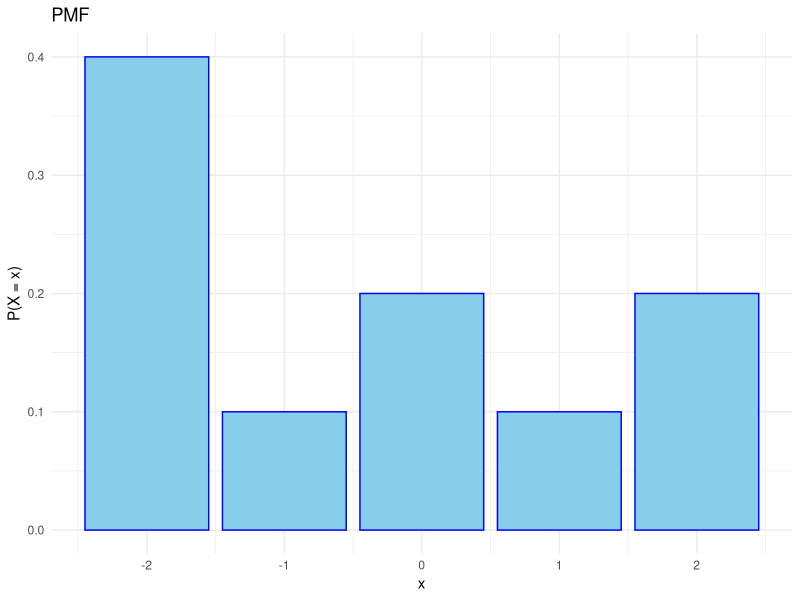
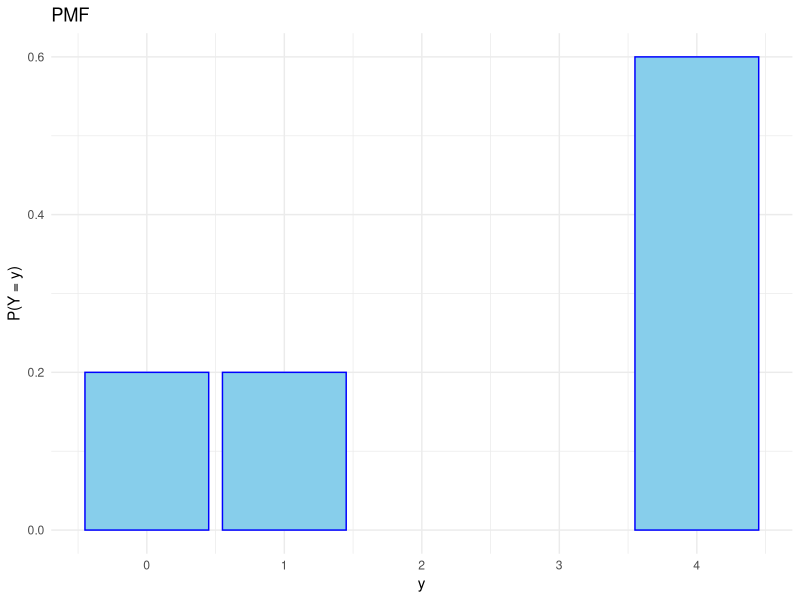
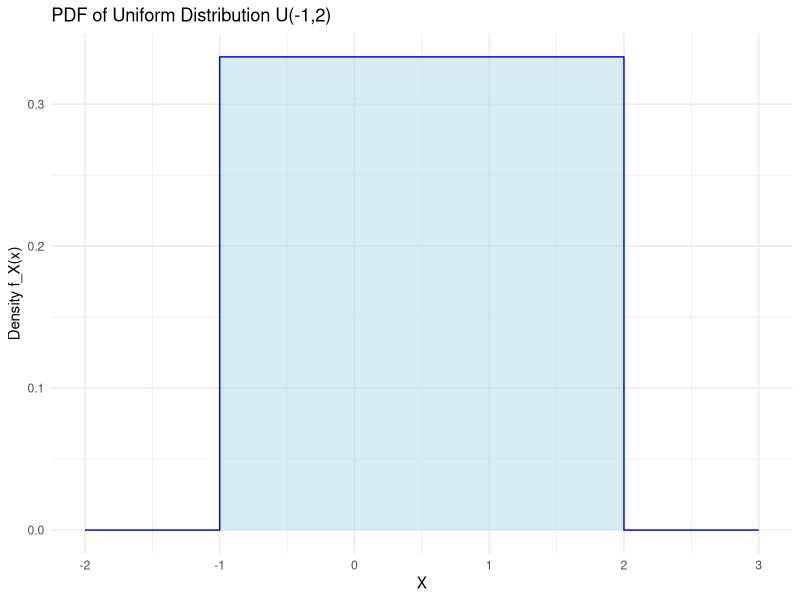
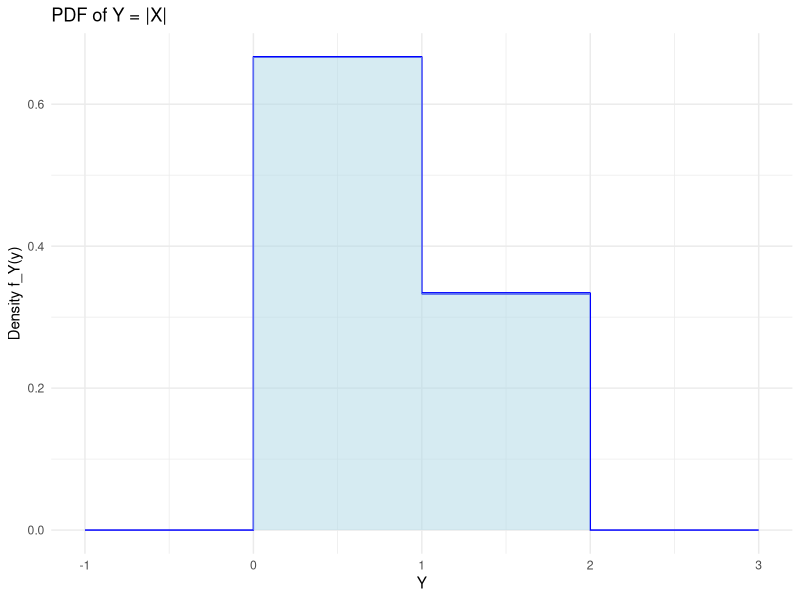
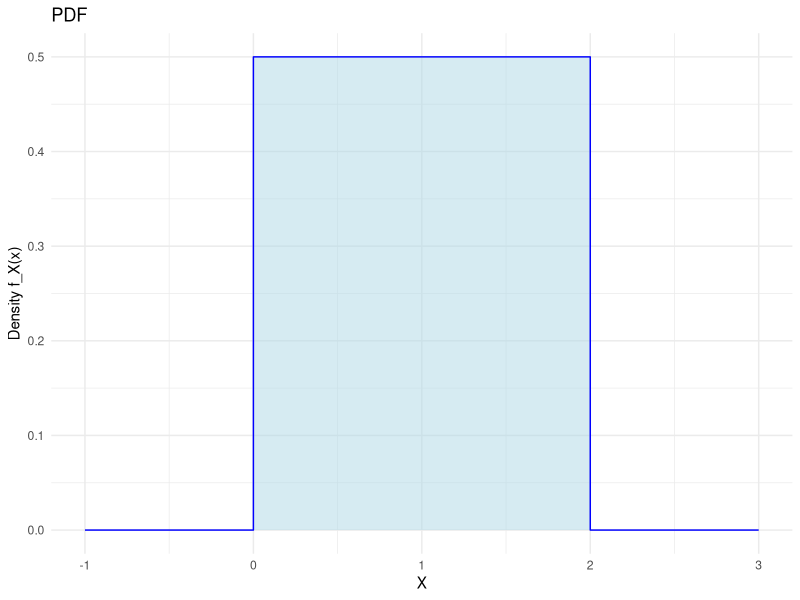
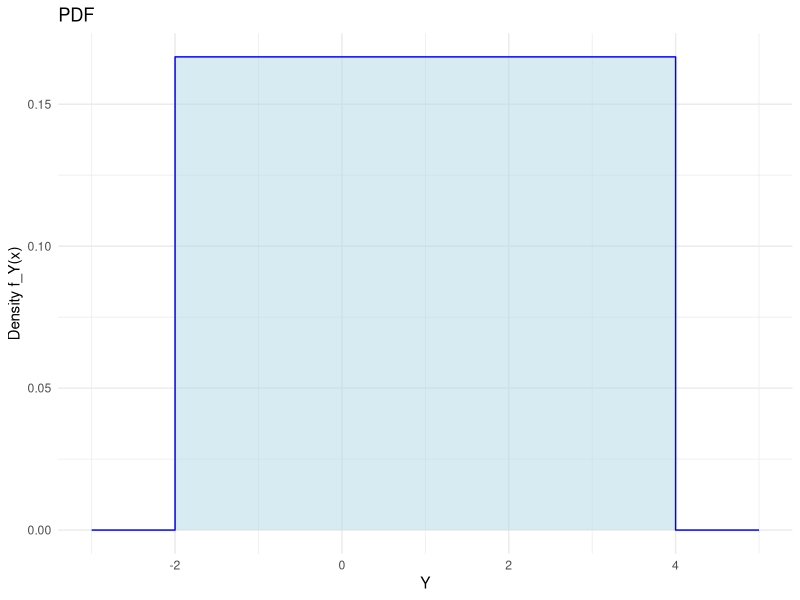

These figures' R source, in order:
## ---- chunk 1
library(ggplot2)

data <- data.frame(
  x = c(-2, -1, 0, 1, 2),
  f_X = c(0.4, 0.1, 0.2, 0.1, 0.2)
)

ggplot(data, aes(x = x, y = f_X)) +
  geom_col(fill = "skyblue", color = "blue") +
  labs(title = "PMF",
       x = "x",
       y = "P(X = x)") +
  theme_minimal()
## ---- chunk 2
y <- data$x**2
f_Y <- data$f_X

data <- aggregate(f_Y, by = list(y), FUN = sum)
colnames(data) <- c("y", "f_Y")
knitr::kable(data)

ggplot(data, aes(x = y, y = f_Y)) +
  geom_col(fill = "skyblue", color = "blue") +
  labs(title = "PMF",
       x = "y",
       y = "P(Y = y)") +
  theme_minimal()
## ---- chunk 3
# Create a data frame for step plot
df <- data.frame(
  x = c(-2, -1, -1, 2, 2, 3),  # Support region
  fx = c(0, 0, 1 / 3, 1 / 3, 0, 0)  # Step function shape
)

# Plot using ggplot2 with geom_step and filled area
ggplot() +
  # Fill the area under the curve
  geom_ribbon(data = df, aes(x = x, ymin = 0, ymax = fx), fill = "lightblue", alpha = 0.5) +
  # Step function for PDF
  geom_step(data = df, aes(x, fx), color = "blue") +
  labs(title = "PDF of Uniform Distribution U(-1,2)",
       x = "X",
       y = "Density f_X(x)") +
  theme_minimal()

# Create a data frame with piecewise segments
df <- data.frame(
  x = c(-1, 0, 0, 1, 1, 2, 2, 3),  # x-values for step changes
  fx = c(0, 0, 2/3, 2/3, 1/3, 1/3, 0, 0)  # Corresponding f_Y(y) values
)

# Plot using ggplot2 with geom_step
ggplot(df, aes(x, fx)) +
  geom_step(direction = "hv", color = "blue") +  # Step function
  geom_segment(aes(x = 0, xend = 1, y = 2/3, yend = 2/3), color = "blue") +  # First constant part
  geom_segment(aes(x = 1, xend = 2, y = 1/3, yend = 1/3), color = "blue") +  # Second constant part
  labs(title = "PDF of Y = |X|", x = "Y", y = "Density f_Y(y)") +
  geom_ribbon(data = df, aes(x = x, ymin = 0, ymax = fx), fill = "lightblue", alpha = 0.5) +
  theme_minimal()
## ---- chunk 4
# Create a data frame for step plot
df <- data.frame(
  x = c(-1, 0, 0, 2, 2, 3),  # Support region
  fx = c(0, 0, 1 / 2, 1 / 2, 0, 0)  # Step function shape
)

# Plot using ggplot2 with geom_step and filled area
ggplot() +
  # Fill the area under the curve
  geom_ribbon(data = df, aes(x = x, ymin = 0, ymax = fx), fill = "lightblue", alpha = 0.5) +
  # Step function for PDF
  geom_step(data = df, aes(x, fx), color = "blue") +
  labs(title = "PDF",
       x = "X",
       y = "Density f_X(x)") +
  theme_minimal()

df <- data.frame(
  x = c(-3, -2, -2, 4, 4, 5),  # x-values for step changes
  fx = c(0, 0, 1 / 6, 1 / 6, 0, 0)  # Corresponding f_Y(y) values
)

# Plot using ggplot2 with geom_step and filled area
ggplot() +
  # Fill the area under the curve
  geom_ribbon(data = df, aes(x = x, ymin = 0, ymax = fx), fill = "lightblue", alpha = 0.5) +
  # Step function for PDF
  geom_step(data = df, aes(x, fx), color = "blue") +
  labs(title = "PDF",
       x = "Y",
       y = "Density f_Y(x)") +
  theme_minimal()
## ---- chunk 5
df <- data.frame(
  y = c(-2, -1, 0, 1, 2),
  f_Y = c(0.16, 0.16, 0.36, 0.16, 0.16)
)

knitr::kable(df)
